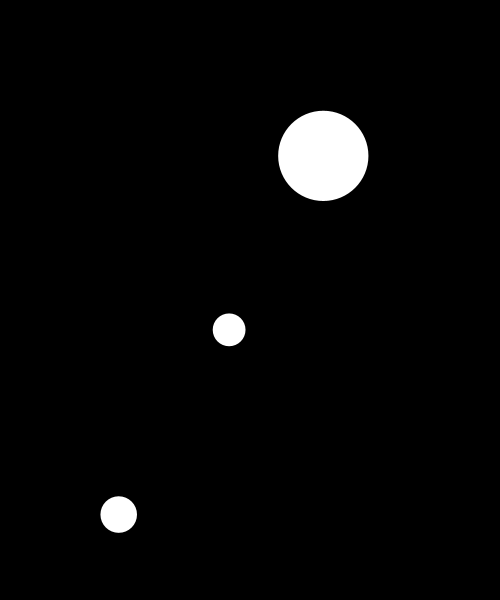
Frame 1 (no input)
Frame 60 (the mouse pressed at the canvas centre just before this capture): identical to frame 1, image omitted
Frame 120 (the mouse held since frame 60 and released just before this capture): identical to frame 1, image omitted

The Processing sketch that drew this single still picture (run headless with seeded random() and noise(); from frame 60 on, the mouse is pressed at the canvas centre):

// Processing sketch: w07_05_circles_random_variable
// ── w07_05_circles_random_variable.pde
// IMA NYU Shanghai
// Interaction Lab

float x, y, dia;
float x1, y1, dia1;
float x2, y2, dia2;

void setup() {
  size(500, 600);
  noStroke();
  background(0);

  x = random(width);
  y = random(height);
  dia = random(-100, 100);
  
  x1 = random(width);
  y1 = random(height);
  dia1 = random(-100, 100);
  
  x2 = random(width);
  y2 = random(height);
  dia2 = random(-100, 100);
}

void draw() {
  background(0);

  ellipse(x, y, dia, dia);
  ellipse(x1, y1, dia1, dia1);
  ellipse(x2, y2, dia2, dia2);
}
